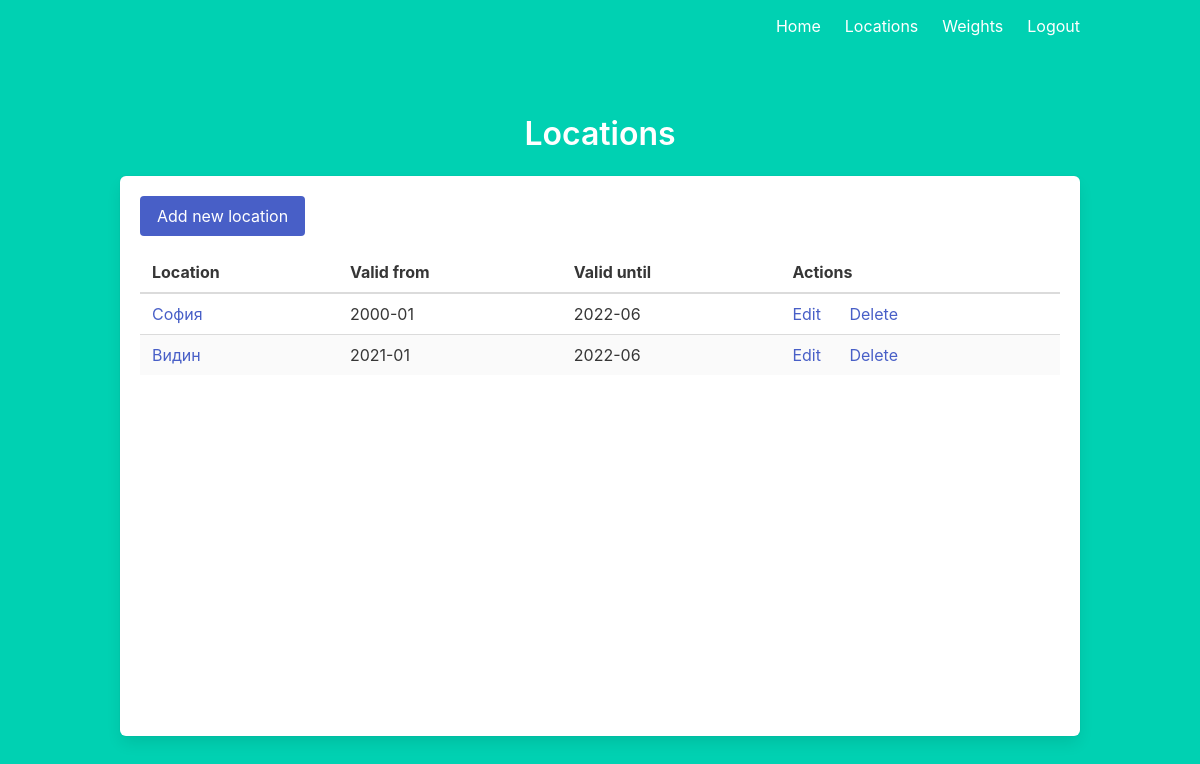
The app's page /locations (signed in) with its own data.
### models.py (models this page shows)
class Location(db.Model):
    id = db.Column(db.Integer, primary_key=True)
    name = db.Column(db.String(100))
    valid_from = db.Column(db.String(7))
    valid_until = db.Column(db.String(7))
    measurements = db.relationship("MonthlyMeasurements", cascade="all, delete-orphan")
    weights = db.relationship("Weight", cascade="all, delete-orphan")

### main.py (the view)
@main.route('/locations')
def locations():
    locations = Location.query.all()
    return render_template('locations.html', current_user=current_user, locations=locations)

### __init__.py (called while the page is built)
def create_app():
    app = Flask(__name__)
    app.config['SECRET_KEY'] = 'very_secret-TODO-change-it'
    app.config['SQLALCHEMY_DATABASE_URI'] = 'sqlite:///db.sqlite'
    db.init_app(app)
    from .models import User
    login_manager = LoginManager()
    login_manager.login_view = 'auth.login'
    login_manager.init_app(app)
    @login_manager.user_loader
    def load_user(user_id):
        return User.query.get(int(user_id))
    from .auth import auth as auth_blueprint
    app.register_blueprint(auth_blueprint)
    from .main import main as main_blueprint
    app.register_blueprint(main_blueprint)
    return app

### templates/locations.html (shortened to what this page needs)
{% extends "base.html" %}
{% block content %}
<h1 class="title has-text-centered">
  Locations
</h1>
<div class="box" style="min-height: 70vh">
  <a class="button is-link" href="/locations/new">Add new location</a>
  <table class="mt-4 table is-striped is-fullwidth is-hoverable">
    <thead>
      <th>
        Location
      </th>
      <th>
        Valid from
      </th>
      <th>
        Valid until
      </th>
      <th>
        Actions
      </th>
    </thead>
    <tbody>
      {% for location in locations %}
        <tr>
          <td>
            <a class="has-text-link" href="/locations/{{ location.id }}">{{ location.name }}</a>
          </td>
          <td>
            {{ location.valid_from }}
          </td>
          <td>
            {{ location.valid_until }}
          </td>
          <td>
            <a class="has-text-link" href="/locations/{{ location.id }}/edit">Edit</a>
            <a class="has-text-link ml-5" href="/locations/{{ location.id }}/delete">Delete</a>
          </td>
        </tr>
      {% endfor %}
    </tbody>
  </table>
</div>
{% endblock %}

### records on screen
Location: name "София", valid_from "2000-01", valid_until "2022-06"
Location: name "Видин", valid_from "2021-01", valid_until "2022-06"
